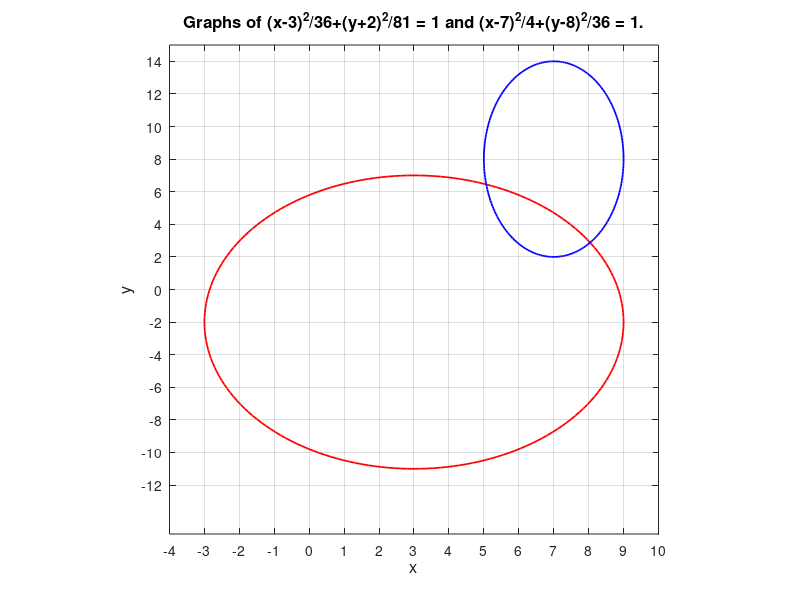

Recreate this plot in MATLAB.

% Script file graph3.

% Graphs of two ellipses

%                x(t) = 3 + 6cos(t), y(t) = -2 + 9sin(t)

% and

%                x(t) = 7 + 2cos(t), y(t) = 8 + 6sin(t.)


t = 0:pi/100:2*pi;
x1 = 3 + 6*cos(t);
y1 = -2 + 9*sin(t);
x2 = 7 + 2*cos(t);
y2 = 8 + 6*sin(t);
h1 = plot(x1,y1,'r',x2,y2,'b');
set(h1,'LineWidth',1.25)
axis('square')
xlabel('x')
h = get(gca,'xlabel');
set(h,'FontSize',12)
set(gca,'XTick',-4:10)
ylabel('y')
h = get(gca,'ylabel');
set(h,'FontSize',12)
set(gca,'YTick',-12:2:14)
title('Graphs of (x-3)^2/36+(y+2)^2/81 = 1 and (x-7)^2/4+(y-8)^2/36 = 1.')
h = get(gca,'Title');
set(h,'FontSize',12)
grid
